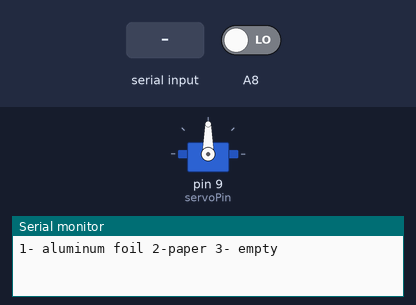
A sketch run on a simulated Arduino Mega 2560, built with avr-gcc and run on an emulated ATmega2560. Parts: servo, the last lines printed to the serial monitor. The inputs (shaded band) are chosen by the test bench; at power-on: A8 LOW. Random numbers use the default seed unless the sketch sets one.

Above: at 1.2 s.
1.3 s: "1" received over Serial
At 2.1 s:
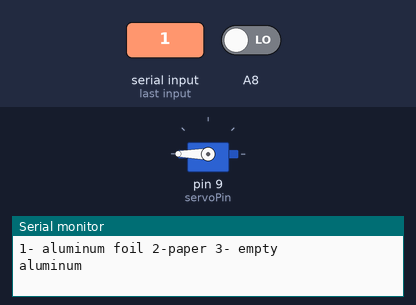
2.8 s: "2" received over Serial
At 3.2 s:
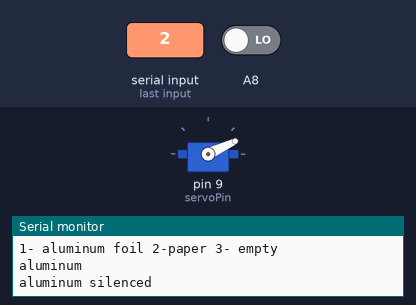
5.8 s: "3" received over Serial
At 6.7 s:
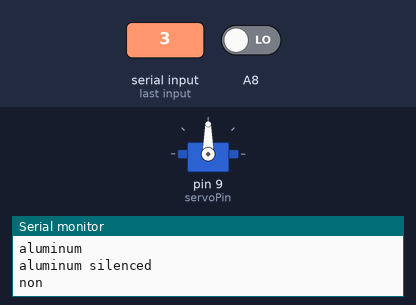
Timing chart, 0 to 8.8 s (numbered marks = the images above; inputs shaded):
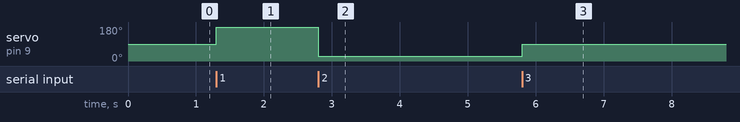

Measured:
- after the input at 1.3 s, servo on pin 9 (servoPin): 90° → 180° at once
- after the input at 2.8 s, servo on pin 9 (servoPin): 180° → 25° at once
- after the input at 5.8 s, servo on pin 9 (servoPin): 25° → 90° at once

The sketch:

Servo_control.ino
```cpp
// Chapter 5 - Motor Control
// Controlling Speed
// By Cornel Amariei for Packt Publishing

// Include the Servo library
#include <Servo.h>

// Declare the Servo pin
int servoPin = 9;
// Create a servo object
Servo Servo1;

void setup() {
  // We need to attach the servo to the used pin number
  Servo1.attach(servoPin);
  Serial.begin(9600);
  pinMode(A8,INPUT);
  randomSeed(analogRead(0));
  while (! Serial); // Wait until Serial is ready - Leonardo
  Serial.println("1- aluminum foil 2-paper 3- empty");
}


void loop() {

  if (Serial.available());
  {
    char ch = Serial.read();
    int waitMin = 0;
    if (digitalRead(A8) == HIGH)
    {
      Serial.println("Starting experiment");
      int chInt = random(1,3);
      char ch = chInt;
      Serial.println(ch);
      int waitMin = random(3, 6);
      Serial.println(waitMin);
    }

    if (ch == '1')
    {
      Servo1.attach(servoPin);
      Servo1.write(180);
      Serial.println("aluminum");
      delay(1000);
      Servo1.detach();


    }
    if (ch == '2')
    {
      Servo1.attach(servoPin);
      Servo1.write(25);
      Serial.println("aluminum silenced");
      delay(1000);
      Servo1.detach();


    }
    if (ch == '3')
    {
      Servo1.attach(servoPin);
      Servo1.write(90);
      Serial.println("non");
      delay(1000);
      Servo1.detach();


    }
    delay(60000*waitMin)

  ;}
}
```
